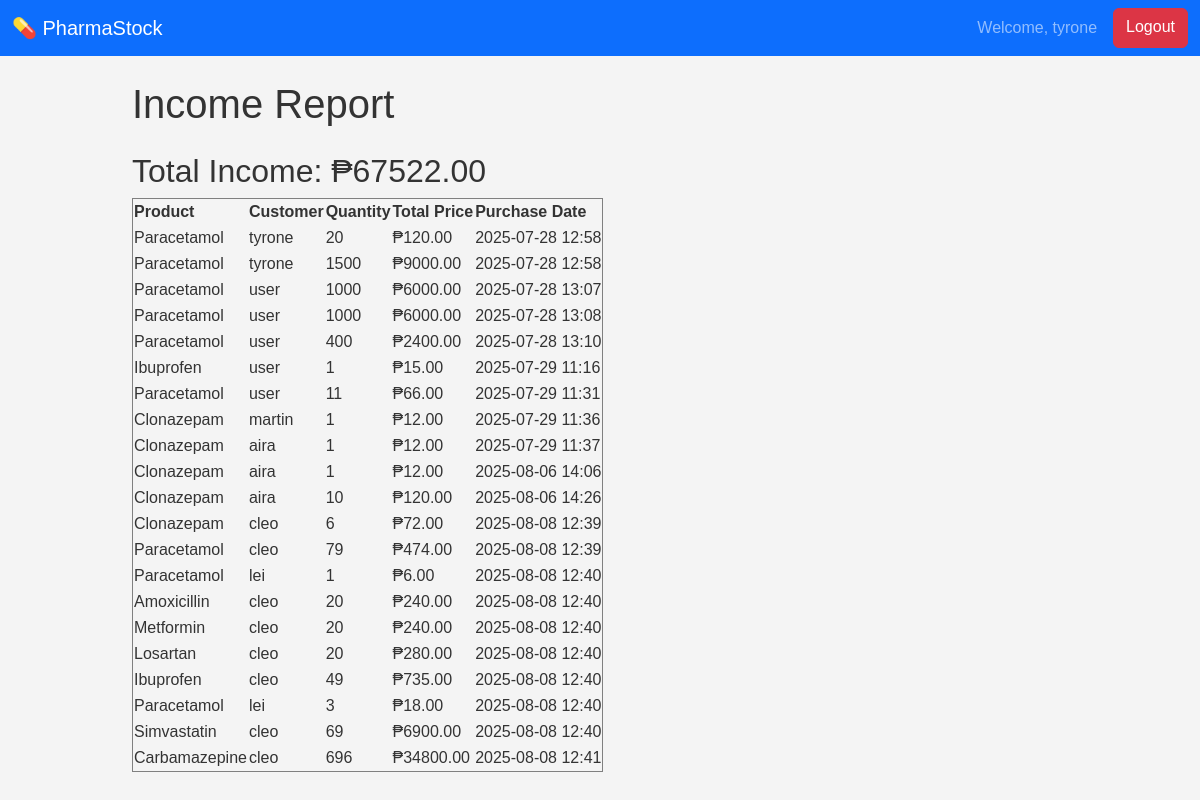
Before: /income-report/ (signed in) with the older database file.
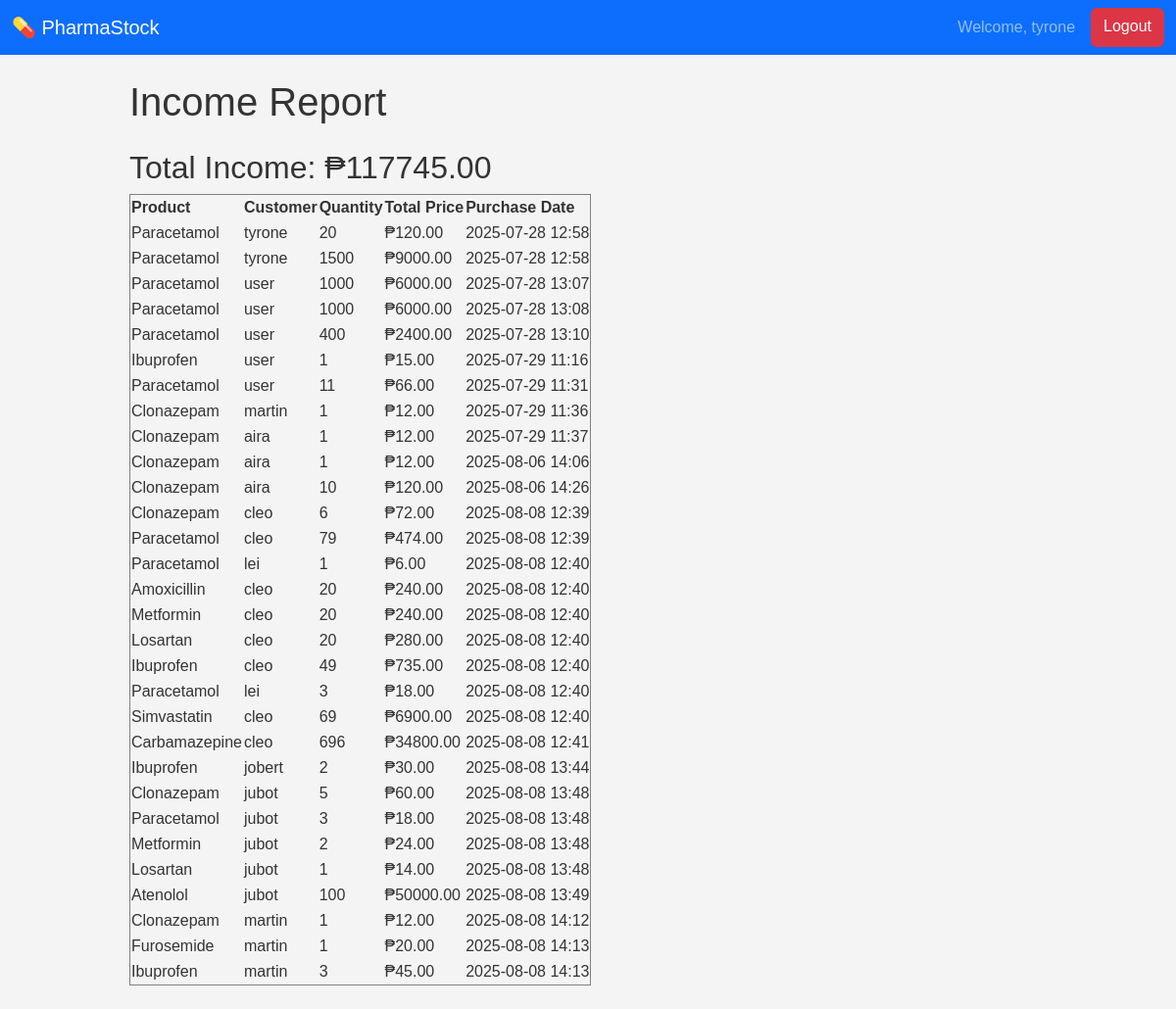
After: the same page with the newer database file.
### inventory/models.py (models this page shows, shortened)
class Purchase(models.Model):
    product = models.ForeignKey(Product, on_delete=models.CASCADE)
    customer = models.ForeignKey(User, on_delete=models.CASCADE)
    quantity = models.PositiveIntegerField()
    total_price = models.DecimalField(max_digits=10, decimal_places=2)
    purchase_date = models.DateTimeField(auto_now_add=True)

class Product(models.Model):
    name = models.CharField(max_length=100)
    category = models.CharField(max_length=50)
    quantity = models.PositiveIntegerField()
    expiry_date = models.DateField()
    price = models.DecimalField(max_digits=10, decimal_places=2, default=0.00)
    low_stock_threshold = models.PositiveIntegerField(default=10)
    supplier = models.ForeignKey(Supplier, on_delete=models.SET_NULL, null=True, blank=True)
    image = models.ImageField(upload_to='products/', blank=True, null=True)
    barcode = models.ImageField(upload_to='barcodes/', blank=True)

### inventory/views.py (the view)
# urls.py: path('income-report/', views.income_report, name='income_report'),
@admin_required
def income_report(request):
    purchases = Purchase.objects.all()
    total_income = sum(purchase.total_price for purchase in purchases)
    context = {
        'purchases': purchases,
        'total_income': total_income,
    }
    return render(request, 'inventory/income_report.html', context)

### inventory/views.py (called while the page is built)
def admin_required(view_func):
    decorated_view_func = login_required(user_passes_test(lambda u: u.is_staff)(view_func))
    return decorated_view_func

### inventory/templates/inventory/income_report.html (shortened to what this page needs)
{% extends 'inventory/base.html' %}
{% block page_title %}Income Report{% endblock %}
{% block content %}
<div class="income-summary">
    <h2>Total Income: ₱{{ total_income|floatformat:2 }}</h2>
</div>
<table border="1">
    <thead>
        <tr>
            <th>Product</th>
            <th>Customer</th>
            <th>Quantity</th>
            <th>Total Price</th>
            <th>Purchase Date</th>
        </tr>
    </thead>
    <tbody>
        {% for purchase in purchases %}
        <tr>
            <td>{{ purchase.product.name }}</td>
            <td>{{ purchase.customer.username }}</td>
            <td>{{ purchase.quantity }}</td>
            <td>₱{{ purchase.total_price|floatformat:2 }}</td>
            <td>{{ purchase.purchase_date|date:"Y-m-d H:i" }}</td>
        </tr>
        {% empty %}
        <tr>
            <td colspan="5">No purchases yet.</td>
        </tr>
        {% endfor %}
    </tbody>
</table>
{% endblock %}

Changed rows visible on the page:
added Purchase: product.name "Ibuprofen", customer.username "jobert", quantity "2", total_price "30.00", purchase_date "2025-08-08 13:44"
added Purchase: product.name "Clonazepam", customer.username "jubot", quantity "5", total_price "60.00", purchase_date "2025-08-08 13:48"
added Purchase: product.name "Paracetamol", customer.username "jubot", quantity "3", total_price "18.00", purchase_date "2025-08-08 13:48"
added Purchase: product.name "Metformin", customer.username "jubot", quantity "2", total_price "24.00", purchase_date "2025-08-08 13:48"
added Purchase: product.name "Losartan", customer.username "jubot", quantity "1", total_price "14.00", purchase_date "2025-08-08 13:48"
added Purchase: product.name "Atenolol", customer.username "jubot", quantity "100", total_price "50000.00", purchase_date "2025-08-08 13:49"
added Purchase: product.name "Clonazepam", customer.username "martin", quantity "1", total_price "12.00", purchase_date "2025-08-08 14:12"
added Purchase: product.name "Furosemide", customer.username "martin", quantity "1", total_price "20.00", purchase_date "2025-08-08 14:13"
added Purchase: product.name "Ibuprofen", customer.username "martin", quantity "3", total_price "45.00", purchase_date "2025-08-08 14:13"
Other visible differences:
{{ total_income|floatformat:2 }}: "67522.00" → "117745.00"
